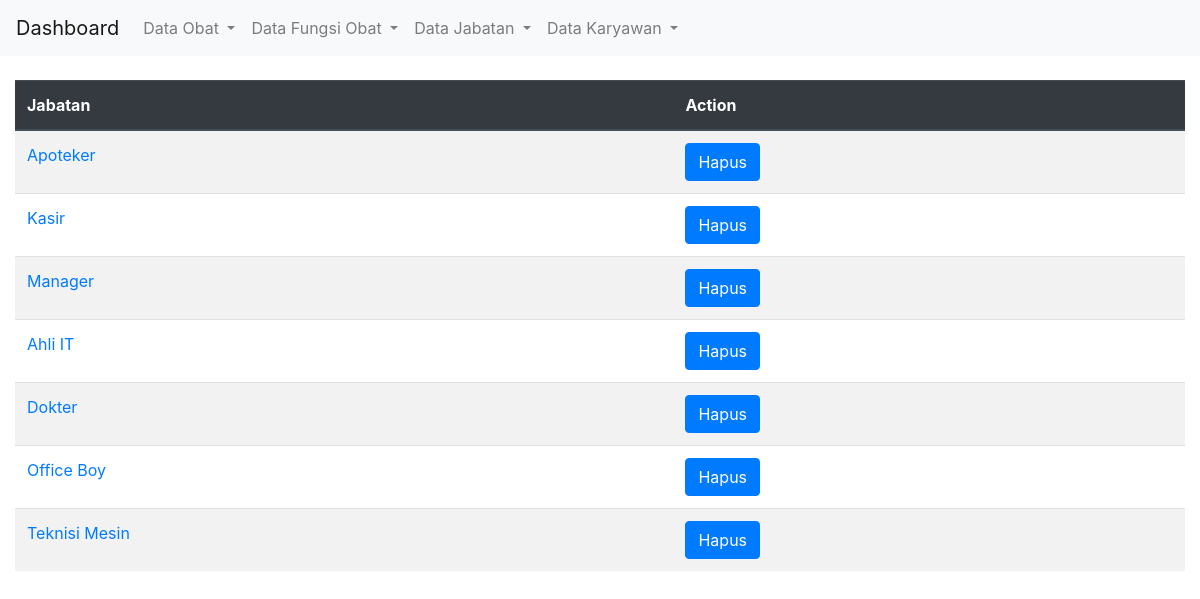
The page /karyawan/jabatan_list/ on the database as committed earlier.
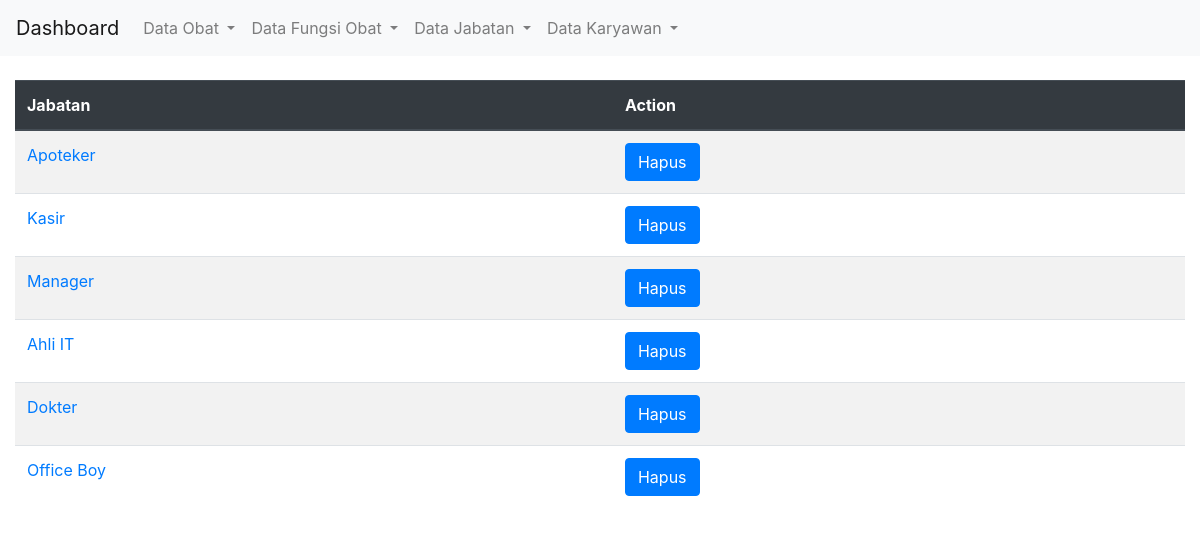
The same page on the database as committed later.
### karyawan/models.py (models this page shows, shortened)
class Jabatan(models.Model):
    jabatan = models.CharField(max_length=20)

### karyawan/views.py (the view)
# urls.py: path('jabatan_list/', views.jabatan_list, name='jabatan_list'),
def jabatan_list(request):
    jabatan = Jabatan.objects.all()
    return render(request, "jabatan/list_jabatan.html", {"jabatans": jabatan, })

### templates/jabatan/list_jabatan.html (shortened to what this page needs)
{% extends "master/base.html" %}
{% load static %}
{% block body %}
<br />
<div class="table-responsive">
  <table class="table table-striped table-fixed" id="data">
    <thead class="thead-dark">
      <tr>
        <th scope="col">Jabatan</th>
        <th scope="col">Action</th>
      </tr>
    </thead>
    <tbody id="myTable">
      {% for Jabatan in jabatans %}
      <tr>
        <td><a href="{% url 'karyawan:jabatan_update' Jabatan.id %}">{{ Jabatan.jabatan }}</td>
        <td><button type="button" class="btn btn-primary" data-toggle="modal" data-target="#hapus-{{Jabatan.id}}">
          Hapus
        </button></td>
      </tr>
      {% endfor %}
    </tbody>
  </table>
</div>
{% endblock body %}

Rows that differ between the two databases and show on the page:
removed Jabatan: jabatan "Teknisi Mesin"
